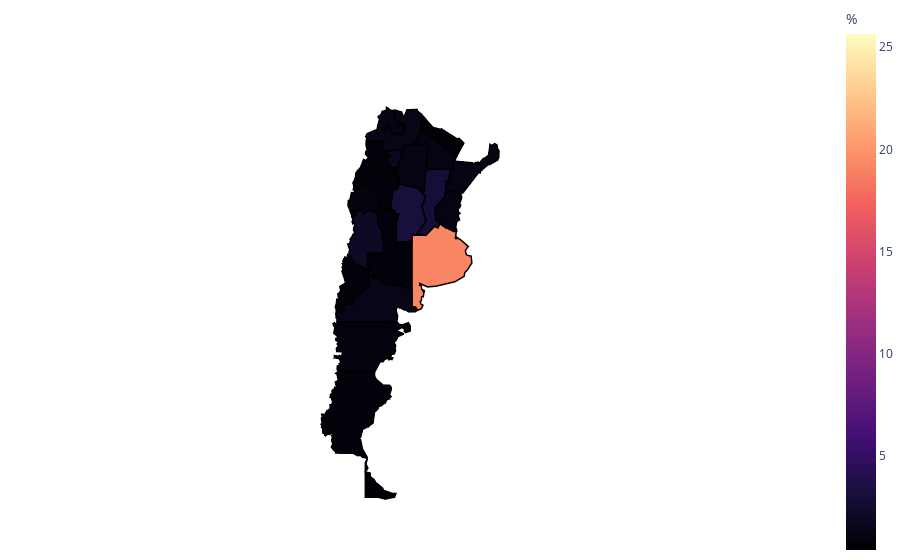

Notebook source saved alongside this figure:
### Code cell
provincias={'Ciudad Autónoma de Buenos Aires':'Capital Federal',
 'Provincia de Buenos Aires':'Buenos Aires',
 'Provincia de Catamarca':'Catamarca',
 'Provincia de Corrientes':'Corrientes',
 'Provincia de Córdoba':'Córdoba',
 'Provincia de Entre Ríos':'Entre Ríos',
 'Provincia de Formosa':'Formosa',
 'Provincia de Jujuy':'Jujuy',
 'Provincia de La Pampa':'La Pampa',
 'Provincia de La Rioja':'La Rioja',
 'Provincia de Mendoza':'Mendoza',
 'Provincia de Misiones':'Misiones',
 'Provincia de Río Negro':'Río Negro',
 'Provincia de Salta':'Salta',
 'Provincia de San Juan':'San Juan',
 'Provincia de San Luis':'San Luis',
 'Provincia de Santa Cruz':'Santa Cruz',
 'Provincia de Santa Fe':'Santa Fe',
 'Provincia de Santiago del Estero':'Santiago del Estero',
 'Provincia de Tierra del Fuego, Antártida e Islas del Atlántico Sur':'Tierra del Fuego, Antártida e Islas del Atlántico Sur',
 'Provincia de Tucumán':'Tucumán',
 'Provincia del Chaco':'Chaco',
 'Provincia del Chubut':'Chubut',
 'Provincia del Neuquén':'Neuquén'}
df=pd.read_csv('presupuestos.csv',encoding='utf-8')

df1=df.groupby(by=['ubicacion_geografica_desc']).sum()#.reset_index()
df1['%']=100*df1['credito_vigente']/df1['credito_vigente'].sum()
extras=df1.iloc[0:4]
df1=df1.drop(index=['Binacional','No Clasificado','Interprovincial','Nacional'],)
df1=df1.reset_index()
df1['ubicacion_geografica_desc'] = df1['ubicacion_geografica_desc'].replace(provincias)


geo=json.load(open('ProvinciasArgentina.geojson', encoding='utf-8'))
provincias_geo_df = pd.json_normalize(geo['features'])
#provincias_geo_df['properties.nombre'] = 'Provincia de ' + provincias_geo_df['properties.nombre']

merged_df = provincias_geo_df.merge(df1, left_on='properties.nombre', right_on='ubicacion_geografica_desc')

fig = px.choropleth_mapbox(
    merged_df,
    geojson=geo,
    locations='ubicacion_geografica_desc',
    featureidkey='properties.nombre',
    color='%', # Asegúrate de que esta columna contiene el gasto fiscal
    hover_name='properties.nombre',
    custom_data=['properties.nombre','credito_vigente','%'],
    color_continuous_scale='magma',
                           mapbox_style= "carto-positron" , # formatos de diseño del mapa : "carto-positron", "carto-positron",   "white-bg",
                           zoom=2.6, center = {"lat": -38.40, "lon": -63.60},
                           opacity=1,
                           labels={'promedio acessos por cada 100 hogares':'acceso a internet'},
                           color_discrete_sequence=["blue"],
                          )
fig.update_traces(
    marker_line_width=1.5,
    marker_line_color='black',
    hovertemplate="<br>".join([
        "<b>%{customdata[0]}</b>",  # Asegúrate de cerrar la etiqueta <b> correctamente aquí
        "Presupuesto Brindado: %{customdata[1]}",
        "Proporción en relación al presupuesto total: %{customdata[2]:.2f}%"
    ])
)
# Actualizar el layout del mapa
#fig.update_geos(fitbounds="locations", visible=False)
fig.update_layout(margin={"r":0,"t":0,"l":0,"b":0})
fig.update_layout(
    mapbox=dict(
        center={"lat": -38.4161, "lon": -63.6167},
        style="white-bg",
        zoom=2.65,
        layers=[
            dict(
                below='traces',
                type='fill',
                source=geo,
                color="lightblue"
            )
        ]
    ),
    showlegend=False,
    margin=dict(t=0, b=0, l=0, r=0),
    geo=dict(
        showland=False,  # No mostrar etiquetas de países
        showcountries=False,  # No mostrar bordes de países
    )
)

fig.show()

### Figure 1 — Plotly figure (JSON) as saved in the notebook; plotly's stock layout.template omitted (floating-point values rounded to 4 significant figures; data arrays with more than 128 entries replaced by an {"elided": "..."} marker saying what was removed)
{"data": [{"coloraxis": "coloraxis", "customdata": [["Tucumán", 1022000.0, 1.854], ["Santiago del Estero", 643700.0, 1.168], ["Salta", 748300.0, 1.357], ["Jujuy", 628100.0, 1.139], ["Formosa", 301500.0, 0.5469], ["Chaco", 617300.0, 1.12], ["Misiones", 684300.0, 1.241], ["Corrientes", 640000.0, 1.161], ["Catamarca", 419900.0, 0.7618], ["Córdoba", 1759000.0, 3.19], ["Santa Fe", 1664000.0, 3.018], ["Entre Ríos", 647500.0, 1.175], ["Buenos Aires", 10590000.0, 19.21], ["La Pampa", 412400.0, 0.7481], ["La Rioja", 388300.0, 0.7043], ["San Juan", 503900.0, 0.914], ["San Luis", 436000.0, 0.7908], ["Mendoza", 1137000.0, 2.063], ["Neuquén", 418800.0, 0.7596], ["Río Negro", 729500.0, 1.323], ["Chubut", 478000.0, 0.8671], ["Santa Cruz", 415200.0, 0.7531], ["Tierra del Fuego", 229100.0, 0.4155], ["Capital Federal", 14140000.0, 25.65]], "featureidkey": "properties.nombre", "geojson": {"features": [{"geometry": {"coordinates": [[[-66.2, -26.63], [-66.05, -26.65], [-65.83, -26.73], [-65.9, -26.92], [-66.18, -27.27], [-65.61, -27.99], [-65.43, -27.9], [-65.04, -27.9], [-64.47, -26.29], [-65.37, -26.08], [-65.85, -26.31], [-66.12, -26.21], [-66.2, -26.63]]], "type": "Polygon"}, "properties": {"nombre": "Tucumán"}, "type": "Feature"}, {"geometry": {"coordinates": [[[-64.42, -26.28], [-65.04, -27.89], [-65.18, -27.93], [-65.08, -28.74], [-64.88, -28.8], [-64.82, -29.51], [-62.8, -29.87], [-62.09, -30.44], [-61.59, -25.67], [-64.22, -25.65], [-64.42, -26.28]]], "type": "Polygon"}, "properties": {"nombre": "Santiago del Estero"}, "type": "Feature"}, {"geometry": {"coordinates": [[[-66.12, -26.21], [-65.85, -26.32], [-65.38, -26.06], [-64.47, -26.29], [-64.22, -25.64], [-63.46, -25.66], [-62.34, -24.4], [-62.35, -22.49], [-62.81, -22.16], [-62.82, -22.0], [-63.95, -22.03], [-64.31, -22.85], [-64.56, -22.27], [-65.24, -22.1], [-65.28, -22.93], [-64.43, -23.62], [-64.36, -23.49], [-64.17, -23.5], [-64.18, -24.23], [-64.64, -24.6], [-64.83, -24.45], [-64.95, -24.6], [-65.65, -24.4], [-65.74, -24.1], [-65.99, -23.97], [-65.95, -23.51], [-66.23, -23.43], [-66.47, -24.21], [-67.23, -23.69], [-67.31, -24.07], [-68.4, -24.49], [-68.58, -24.79], [-68.38, -25.09], [-68.5, -25.18], [-66.61, -25.29], [-66.53, -25.39], [-66.69, -25.71], [-66.88, -25.74], [-66.85, -26.02], [-66.39, -26.4], [-66.21, -26.14], [-66.12, -26.21]]], "type": "Polygon"}, "properties": {"nombre": "Salta"}, "type": "Feature"}, {"geometry": {"coordinates": [[[-67.23, -23.69], [-66.48, -24.21], [-66.21, -23.43], [-65.95, -23.51], [-66.01, -23.96], [-65.74, -24.09], [-65.65, -24.39], [-64.97, -24.59], [-64.85, -24.46], [-64.67, -24.6], [-64.2, -24.2], [-64.19, -23.49], [-64.36, -23.49], [-64.43, -23.61], [-65.29, -22.93], [-65.25, -22.1], [-65.75, -22.1], [-66.24, -21.77], [-66.3, -22.1], [-66.73, -22.21], [-66.79, -22.42], [-67.01, -22.52], [-67.03, -22.66], [-67.15, -22.7], [-67.19, -22.81], [-67.03, -22.99], [-67.23, -23.69]]], "type": "Polygon"}, "properties": {"nombre": "Jujuy"}, "type": "Feature"}, {"geometry": {"coordinates": [[[-62.36, -24.09], [-58.4, -26.8], [-57.59, -25.44], [-58.14, -24.97], [-58.34, -25.03], [-60.1, -24.01], [-60.23, -24.05], [-61.06, -23.85], [-61.37, -23.48], [-62.4, -22.43], [-62.36, -24.09]]], "type": "Polygon"}, "properties": {"nombre": "Formosa"}, "type": "Feature"}, {"geometry": {"coordinates": [[[-61.74, -27.14], [-61.66, -28.05], [-58.92, -28.03], [-58.41, -26.78], [-62.37, -24.11], [-62.33, -24.38], [-63.47, -25.66], [-61.59, -25.68], [-61.74, -27.14]]], "type": "Polygon"}, "properties": {"nombre": "Chaco"}, "type": "Feature"}, {"geometry": {"coordinates": [[[-56.04, -27.37], [-55.59, -28.17], [-54.87, -27.61], [-54.8, -27.55], [-54.72, -27.62], [-53.81, -27.17], [-53.68, -26.89], [-53.65, -26.23], [-53.83, -25.98], [-53.88, -25.65], [-54.12, -25.5], [-54.45, -25.68], [-54.65, -25.58], [-54.81, -26.66], [-55.22, -26.96], [-55.38, -26.98], [-55.62, -27.22], [-55.58, -27.29], [-55.78, -27.43], [-56.04, -27.37]]], "type": "Polygon"}, "properties": {"nombre": "Misiones"}, "type": "Feature"}, {"geometry": {"coordinates": [[[-56.03, -27.37], [-56.32, -27.41], [-56.38, -27.66], [-56.6, -27.43], [-58.71, -27.25], [-58.93, -28.15], [-59.08, -28.13], [-59.26, -29.11], [-59.57, -29.27], [-59.63, -30.41], [-58.62, -30.13], [-58.32, -30.24], [-57.83, -30.75], [-57.94, -30.52], [-57.66, -30.33], [-57.13, -29.75], [-55.92, -28.38], [-55.7, -28.46], [-55.77, -28.25], [-55.63, -28.11], [-56.03, -27.37]]], "type": "Polygon"}, "properties": {"nombre": "Corrientes"}, "type": "Feature"}, {"geometry": {"coordinates": [[[-68.51, -25.17], [-68.54, -25.63], [-68.4, -26.19], [-68.55, -26.28], [-68.6, -26.54], [-68.27, -26.93], [-68.32, -27.02], [-68.59, -27.2], [-68.72, -27.1], [-68.82, -27.09], [-69.1, -27.8], [-68.79, -27.76], [-68.61, -27.82], [-68.6, -27.73], [-68.47, -27.88], [-68.49, -27.99], [-68.09, -28.2], [-67.93, -28.11], [-67.84, -28.39], [-67.72, -28.3], [-67.15, -28.39], [-67.06, -28.26], [-66.57, -28.3], [-66.49, -28.66], [-66.37, -28.73], [-66.42, -28.82], [-65.81, -29.18], [-65.83, -29.29], [-65.72, -29.29], [-65.45, -30.13], [-65.14, -30.05], [-64.94, -29.83], [-64.96, -29.59], [-64.82, -29.56], [-64.9, -28.82], [-65.13, -28.74], [-65.18, -27.91], [-65.45, -27.91], [-65.6, -27.99], [-66.23, -27.25], [-65.91, -26.91], [-65.82, -26.73], [-66.23, -26.63], [-66.13, -26.23], [-66.24, -26.15], [-66.42, -26.4], [-66.88, -26.0], [-66.88, -25.74], [-66.72, -25.7], [-66.53, -25.41], [-66.62, -25.28], [-68.51, -25.17]]], "type": "Polygon"}, "properties": {"nombre": "Catamarca"}, "type": "Feature"}, {"geometry": {"coordinates": [[[-65.57, -30.18], [-65.79, -31.91], [-65.39, -32.06], [-65.3, -32.32], [-64.91, -32.44], [-65.14, -33.22], [-65.15, -35.01], [-63.39, -34.96], [-63.39, -34.4], [-62.89, -34.38], [-62.91, -34.4], [-61.81, -33.05], [-62.27, -31.69], [-61.87, -30.71], [-62.78, -29.92], [-64.82, -29.52], [-64.82, -29.59], [-65.0, -29.55], [-64.93, -29.82], [-65.1, -30.05], [-65.57, -30.18]]], "type": "Polygon"}, "properties": {"nombre": "Córdoba"}, "type": "Feature"}, {"geometry": {"coordinates": [[[-61.83, -28.09], [-62.12, -30.5], [-61.89, -30.69], [-62.27, -31.67], [-61.84, -33.05], [-62.89, -34.34], [-61.83, -34.38], [-60.88, -33.54], [-60.5, -33.69], [-60.25, -33.27], [-60.69, -32.98], [-60.82, -31.84], [-59.66, -30.69], [-59.69, -30.44], [-59.58, -29.23], [-59.28, -29.09], [-59.08, -28.14], [-58.93, -28.17], [-58.9, -27.99], [-61.83, -28.09]]], "type": "Polygon"}, "properties": {"nombre": "Santa Fe"}, "type": "Feature"}, {"geometry": {"coordinates": [[[-59.7, -30.71], [-60.82, -31.78], [-60.71, -32.99], [-60.29, -33.27], [-59.59, -33.69], [-59.52, -33.63], [-59.46, -33.73], [-59.24, -33.72], [-59.25, -33.79], [-58.86, -33.96], [-58.75, -33.95], [-58.65, -34.03], [-58.39, -34.0], [-58.5, -33.57], [-58.43, -33.54], [-58.36, -33.08], [-58.07, -32.95], [-58.23, -32.51], [-58.01, -32.32], [-58.16, -32.25], [-58.25, -31.82], [-58.07, -31.82], [-57.94, -31.56], [-58.05, -31.41], [-57.81, -30.79], [-58.25, -30.3], [-58.71, -30.11], [-59.7, -30.43], [-59.7, -30.71]]], "type": "Polygon"}, "properties": {"nombre": "Entre Ríos"}, "type": "Feature"}, {"geometry": {"coordinates": {"elided": "1x69x2 float values"}, "type": "Polygon"}, "properties": {"nombre": "Buenos Aires"}, "type": "Feature"}, {"geometry": {"coordinates": [[[-65.13, -35.94], [-68.33, -36.03], [-68.25, -36.23], [-68.29, -37.6], [-67.87, -37.67], [-67.72, -37.87], [-67.96, -38.01], [-67.65, -38.26], [-67.24, -38.2], [-67.15, -38.43], [-66.62, -38.58], [-66.62, -38.74], [-66.31, -38.79], [-66.09, -38.75], [-65.65, -38.84], [-65.57, -38.75], [-65.37, -38.87], [-65.19, -38.82], [-64.53, -38.86], [-64.03, -39.08], [-63.44, -39.35], [-63.41, -34.94], [-65.13, -35.01], [-65.13, -35.94]]], "type": "Polygon"}, "properties": {"nombre": "La Pampa"}, "type": "Feature"}, {"geometry": {"coordinates": [[[-69.1, -27.8], [-69.17, -27.98], [-69.28, -27.97], [-69.4, -28.22], [-69.5, -28.18], [-69.6, -28.39], [-69.41, -28.45], [-69.31, -28.4], [-69.21, -28.59], [-69.21, -28.73], [-68.94, -28.84], [-68.93, -29.17], [-69.03, -29.17], [-68.95, -29.44], [-69.03, -29.49], [-68.97, -29.65], [-68.91, -29.6], [-68.27, -29.75], [-68.17, -29.92], [-68.07, -29.9], [-67.6, -30.3], [-67.46, -30.56], [-67.29, -30.56], [-67.09, -30.89], [-67.16, -31.01], [-67.07, -31.05], [-67.1, -31.43], [-67.01, -31.53], [-67.04, -31.63], [-66.87, -31.63], [-66.83, -31.78], [-66.68, -31.91], [-66.35, -31.99], [-66.31, -31.91], [-66.08, -31.98], [-65.96, -31.89], [-65.81, -31.91], [-65.58, -30.18], [-65.43, -30.15], [-65.72, -29.29], [-65.84, -29.29], [-65.82, -29.18], [-66.43, -28.81], [-66.37, -28.73], [-66.49, -28.67], [-66.57, -28.31], [-67.07, -28.26], [-67.15, -28.39], [-67.73, -28.3], [-67.84, -28.39], [-67.93, -28.11], [-68.1, -28.19], [-68.5, -27.99], [-68.48, -27.87], [-68.6, -27.74], [-68.62, -27.82], [-68.79, -27.76], [-69.1, -27.8]]], "type": "Polygon"}, "properties": {"nombre": "La Rioja"}, "type": "Feature"}, {"geometry": {"coordinates": {"elided": "1x142x2 float values"}, "type": "Polygon"}, "properties": {"nombre": "San Juan"}, "type": "Feature"}, {"geometry": {"coordinates": [[[-67.27, -32.35], [-67.3, -32.45], [-67.25, -32.64], [-67.16, -32.73], [-67.26, -32.87], [-67.17, -33.47], [-66.9, -33.76], [-66.87, -33.84], [-66.68, -33.96], [-66.75, -34.23], [-66.82, -34.27], [-66.75, -34.45], [-66.75, -34.57], [-66.58, -34.84], [-66.49, -35.16], [-66.53, -35.56], [-66.58, -35.59], [-66.57, -35.66], [-66.63, -35.99], [-65.14, -35.93], [-65.16, -33.2], [-64.91, -32.44], [-65.31, -32.32], [-65.39, -32.06], [-65.79, -31.91], [-65.97, -31.89], [-66.08, -31.98], [-66.31, -31.91], [-66.34, -31.99], [-66.62, -31.92], [-66.79, -31.92], [-67.14, -31.84], [-67.24, -31.88], [-67.47, -31.87], [-67.45, -31.92], [-67.44, -32.01], [-67.48, -32.12], [-67.44, -32.19], [-67.28, -32.28], [-67.27, -32.35]]], "type": "Polygon"}, "properties": {"nombre": "San Luis"}, "type": "Feature"}, {"geometry": {"coordinates": {"elided": "1x109x2 float values"}, "type": "Polygon"}, "properties": {"nombre": "Mendoza"}, "type": "Feature"}, {"geometry": {"coordinates": {"elided": "1x71x2 float values"}, "type": "Polygon"}, "properties": {"nombre": "Neuquén"}, "type": "Feature"}, {"geometry": {"coordinates": {"elided": "1x83x2 float values"}, "type": "Polygon"}, "properties": {"nombre": "Río Negro"}, "type": "Feature"}, {"geometry": {"coordinates": {"elided": "1x107x2 float values"}, "type": "Polygon"}, "properties": {"nombre": "Chubut"}, "type": "Feature"}, {"geometry": {"coordinates": {"elided": "1x94x2 float values"}, "type": "Polygon"}, "properties": {"nombre": "Santa Cruz"}, "type": "Feature"}, {"geometry": {"coordinates": [[[-68.4, -52.36], [-68.62, -52.64], [-68.62, -54.93], [-67.26, -54.91], [-66.38, -55.04], [-65.35, -54.91], [-65.19, -54.69], [-65.63, -54.67], [-66.58, -54.48], [-66.71, -54.32], [-67.48, -53.96], [-67.63, -53.77], [-68.05, -53.59], [-68.09, -53.34], [-68.62, -53.25], [-68.33, -53.01], [-68.55, -52.72], [-68.4, -52.36]]], "type": "Polygon"}, "properties": {"nombre": "Tierra del Fuego"}, "type": "Feature"}, {"geometry": {"coordinates": [[[-58.41, -34.57], [-58.47, -34.53], [-58.5, -34.55], [-58.53, -34.62], [-58.53, -34.66], [-58.46, -34.71], [-58.42, -34.66], [-58.41, -34.66], [-58.41, -34.66], [-58.39, -34.66], [-58.38, -34.66], [-58.38, -34.66], [-58.37, -34.66], [-58.37, -34.65], [-58.37, -34.65], [-58.36, -34.65], [-58.36, -34.65], [-58.36, -34.64], [-58.35, -34.63], [-58.35, -34.63], [-58.34, -34.63], [-58.35, -34.6], [-58.36, -34.6], [-58.36, -34.6], [-58.37, -34.58], [-58.41, -34.57]]], "type": "Polygon"}, "properties": {"nombre": "Capital Federal"}, "type": "Feature"}], "type": "FeatureCollection"}, "hovertemplate": "<b>%{customdata[0]}</b><br>Presupuesto Brindado: %{customdata[1]}<br>Proporción en relación al presupuesto total: %{customdata[2]:.2f}%", "hovertext": ["Tucumán", "Santiago del Estero", "Salta", "Jujuy", "Formosa", "Chaco", "Misiones", "Corrientes", "Catamarca", "Córdoba", "Santa Fe", "Entre Ríos", "Buenos Aires", "La Pampa", "La Rioja", "San Juan", "San Luis", "Mendoza", "Neuquén", "Río Negro", "Chubut", "Santa Cruz", "Tierra del Fuego", "Capital Federal"], "locations": ["Tucumán", "Santiago del Estero", "Salta", "Jujuy", "Formosa", "Chaco", "Misiones", "Corrientes", "Catamarca", "Córdoba", "Santa Fe", "Entre Ríos", "Buenos Aires", "La Pampa", "La Rioja", "San Juan", "San Luis", "Mendoza", "Neuquén", "Río Negro", "Chubut", "Santa Cruz", "Tierra del Fuego", "Capital Federal"], "marker": {"line": {"color": "black", "width": 1.5}, "opacity": 1}, "name": "", "subplot": "mapbox", "type": "choroplethmapbox", "z": [1.854, 1.168, 1.357, 1.139, 0.5469, 1.12, 1.241, 1.161, 0.7618, 3.19, 3.018, 1.175, 19.21, 0.7481, 0.7043, 0.914, 0.7908, 2.063, 0.7596, 1.323, 0.8671, 0.7531, 0.4155, 25.65]}], "layout": {"coloraxis": {"colorbar": {"title": {"text": "%"}}, "colorscale": [[0, "#000004"], [0.1111, "#180f3d"], [0.2222, "#440f76"], [0.3333, "#721f81"], [0.4444, "#9e2f7f"], [0.5556, "#cd4071"], [0.6667, "#f1605d"], [0.7778, "#fd9668"], [0.8889, "#feca8d"], [1, "#fcfdbf"]]}, "geo": {"showcountries": false, "showland": false}, "legend": {"tracegroupgap": 0}, "mapbox": {"center": {"lat": -38.42, "lon": -63.62}, "domain": {"x": [0, 1], "y": [0, 1]}, "layers": [{"below": "traces", "color": "lightblue", "source": {"features": [{"geometry": {"coordinates": [[[-66.2, -26.63], [-66.05, -26.65], [-65.83, -26.73], [-65.9, -26.92], [-66.18, -27.27], [-65.61, -27.99], [-65.43, -27.9], [-65.04, -27.9], [-64.47, -26.29], [-65.37, -26.08], [-65.85, -26.31], [-66.12, -26.21], [-66.2, -26.63]]], "type": "Polygon"}, "properties": {"nombre": "Tucumán"}, "type": "Feature"}, {"geometry": {"coordinates": [[[-64.42, -26.28], [-65.04, -27.89], [-65.18, -27.93], [-65.08, -28.74], [-64.88, -28.8], [-64.82, -29.51], [-62.8, -29.87], [-62.09, -30.44], [-61.59, -25.67], [-64.22, -25.65], [-64.42, -26.28]]], "type": "Polygon"}, "properties": {"nombre": "Santiago del Estero"}, "type": "Feature"}, {"geometry": {"coordinates": [[[-66.12, -26.21], [-65.85, -26.32], [-65.38, -26.06], [-64.47, -26.29], [-64.22, -25.64], [-63.46, -25.66], [-62.34, -24.4], [-62.35, -22.49], [-62.81, -22.16], [-62.82, -22.0], [-63.95, -22.03], [-64.31, -22.85], [-64.56, -22.27], [-65.24, -22.1], [-65.28, -22.93], [-64.43, -23.62], [-64.36, -23.49], [-64.17, -23.5], [-64.18, -24.23], [-64.64, -24.6], [-64.83, -24.45], [-64.95, -24.6], [-65.65, -24.4], [-65.74, -24.1], [-65.99, -23.97], [-65.95, -23.51], [-66.23, -23.43], [-66.47, -24.21], [-67.23, -23.69], [-67.31, -24.07], [-68.4, -24.49], [-68.58, -24.79], [-68.38, -25.09], [-68.5, -25.18], [-66.61, -25.29], [-66.53, -25.39], [-66.69, -25.71], [-66.88, -25.74], [-66.85, -26.02], [-66.39, -26.4], [-66.21, -26.14], [-66.12, -26.21]]], "type": "Polygon"}, "properties": {"nombre": "Salta"}, "type": "Feature"}, {"geometry": {"coordinates": [[[-67.23, -23.69], [-66.48, -24.21], [-66.21, -23.43], [-65.95, -23.51], [-66.01, -23.96], [-65.74, -24.09], [-65.65, -24.39], [-64.97, -24.59], [-64.85, -24.46], [-64.67, -24.6], [-64.2, -24.2], [-64.19, -23.49], [-64.36, -23.49], [-64.43, -23.61], [-65.29, -22.93], [-65.25, -22.1], [-65.75, -22.1], [-66.24, -21.77], [-66.3, -22.1], [-66.73, -22.21], [-66.79, -22.42], [-67.01, -22.52], [-67.03, -22.66], [-67.15, -22.7], [-67.19, -22.81], [-67.03, -22.99], [-67.23, -23.69]]], "type": "Polygon"}, "properties": {"nombre": "Jujuy"}, "type": "Feature"}, {"geometry": {"coordinates": [[[-62.36, -24.09], [-58.4, -26.8], [-57.59, -25.44], [-58.14, -24.97], [-58.34, -25.03], [-60.1, -24.01], [-60.23, -24.05], [-61.06, -23.85], [-61.37, -23.48], [-62.4, -22.43], [-62.36, -24.09]]], "type": "Polygon"}, "properties": {"nombre": "Formosa"}, "type": "Feature"}, {"geometry": {"coordinates": [[[-61.74, -27.14], [-61.66, -28.05], [-58.92, -28.03], [-58.41, -26.78], [-62.37, -24.11], [-62.33, -24.38], [-63.47, -25.66], [-61.59, -25.68], [-61.74, -27.14]]], "type": "Polygon"}, "properties": {"nombre": "Chaco"}, "type": "Feature"}, {"geometry": {"coordinates": [[[-56.04, -27.37], [-55.59, -28.17], [-54.87, -27.61], [-54.8, -27.55], [-54.72, -27.62], [-53.81, -27.17], [-53.68, -26.89], [-53.65, -26.23], [-53.83, -25.98], [-53.88, -25.65], [-54.12, -25.5], [-54.45, -25.68], [-54.65, -25.58], [-54.81, -26.66], [-55.22, -26.96], [-55.38, -26.98], [-55.62, -27.22], [-55.58, -27.29], [-55.78, -27.43], [-56.04, -27.37]]], "type": "Polygon"}, "properties": {"nombre": "Misiones"}, "type": "Feature"}, {"geometry": {"coordinates": [[[-56.03, -27.37], [-56.32, -27.41], [-56.38, -27.66], [-56.6, -27.43], [-58.71, -27.25], [-58.93, -28.15], [-59.08, -28.13], [-59.26, -29.11], [-59.57, -29.27], [-59.63, -30.41], [-58.62, -30.13], [-58.32, -30.24], [-57.83, -30.75], [-57.94, -30.52], [-57.66, -30.33], [-57.13, -29.75], [-55.92, -28.38], [-55.7, -28.46], [-55.77, -28.25], [-55.63, -28.11], [-56.03, -27.37]]], "type": "Polygon"}, "properties": {"nombre": "Corrientes"}, "type": "Feature"}, {"geometry": {"coordinates": [[[-68.51, -25.17], [-68.54, -25.63], [-68.4, -26.19], [-68.55, -26.28], [-68.6, -26.54], [-68.27, -26.93], [-68.32, -27.02], [-68.59, -27.2], [-68.72, -27.1], [-68.82, -27.09], [-69.1, -27.8], [-68.79, -27.76], [-68.61, -27.82], [-68.6, -27.73], [-68.47, -27.88], [-68.49, -27.99], [-68.09, -28.2], [-67.93, -28.11], [-67.84, -28.39], [-67.72, -28.3], [-67.15, -28.39], [-67.06, -28.26], [-66.57, -28.3], [-66.49, -28.66], [-66.37, -28.73], [-66.42, -28.82], [-65.81, -29.18], [-65.83, -29.29], [-65.72, -29.29], [-65.45, -30.13], [-65.14, -30.05], [-64.94, -29.83], [-64.96, -29.59], [-64.82, -29.56], [-64.9, -28.82], [-65.13, -28.74], [-65.18, -27.91], [-65.45, -27.91], [-65.6, -27.99], [-66.23, -27.25], [-65.91, -26.91], [-65.82, -26.73], [-66.23, -26.63], [-66.13, -26.23], [-66.24, -26.15], [-66.42, -26.4], [-66.88, -26.0], [-66.88, -25.74], [-66.72, -25.7], [-66.53, -25.41], [-66.62, -25.28], [-68.51, -25.17]]], "type": "Polygon"}, "properties": {"nombre": "Catamarca"}, "type": "Feature"}, {"geometry": {"coordinates": [[[-65.57, -30.18], [-65.79, -31.91], [-65.39, -32.06], [-65.3, -32.32], [-64.91, -32.44], [-65.14, -33.22], [-65.15, -35.01], [-63.39, -34.96], [-63.39, -34.4], [-62.89, -34.38], [-62.91, -34.4], [-61.81, -33.05], [-62.27, -31.69], [-61.87, -30.71], [-62.78, -29.92], [-64.82, -29.52], [-64.82, -29.59], [-65.0, -29.55], [-64.93, -29.82], [-65.1, -30.05], [-65.57, -30.18]]], "type": "Polygon"}, "properties": {"nombre": "Córdoba"}, "type": "Feature"}, {"geometry": {"coordinates": [[[-61.83, -28.09], [-62.12, -30.5], [-61.89, -30.69], [-62.27, -31.67], [-61.84, -33.05], [-62.89, -34.34], [-61.83, -34.38], [-60.88, -33.54], [-60.5, -33.69], [-60.25, -33.27], [-60.69, -32.98], [-60.82, -31.84], [-59.66, -30.69], [-59.69, -30.44], [-59.58, -29.23], [-59.28, -29.09], [-59.08, -28.14], [-58.93, -28.17], [-58.9, -27.99], [-61.83, -28.09]]], "type": "Polygon"}, "properties": {"nombre": "Santa Fe"}, "type": "Feature"}, {"geometry": {"coordinates": [[[-59.7, -30.71], [-60.82, -31.78], [-60.71, -32.99], [-60.29, -33.27], [-59.59, -33.69], [-59.52, -33.63], [-59.46, -33.73], [-59.24, -33.72], [-59.25, -33.79], [-58.86, -33.96], [-58.75, -33.95], [-58.65, -34.03], [-58.39, -34.0], [-58.5, -33.57], [-58.43, -33.54], [-58.36, -33.08], [-58.07, -32.95], [-58.23, -32.51], [-58.01, -32.32], [-58.16, -32.25], [-58.25, -31.82], [-58.07, -31.82], [-57.94, -31.56], [-58.05, -31.41], [-57.81, -30.79], [-58.25, -30.3], [-58.71, -30.11], [-59.7, -30.43], [-59.7, -30.71]]], "type": "Polygon"}, "properties": {"nombre": "Entre Ríos"}, "type": "Feature"}, {"geometry": {"coordinates": {"elided": "1x69x2 float values"}, "type": "Polygon"}, "properties": {"nombre": "Buenos Aires"}, "type": "Feature"}, {"geometry": {"coordinates": [[[-65.13, -35.94], [-68.33, -36.03], [-68.25, -36.23], [-68.29, -37.6], [-67.87, -37.67], [-67.72, -37.87], [-67.96, -38.01], [-67.65, -38.26], [-67.24, -38.2], [-67.15, -38.43], [-66.62, -38.58], [-66.62, -38.74], [-66.31, -38.79], [-66.09, -38.75], [-65.65, -38.84], [-65.57, -38.75], [-65.37, -38.87], [-65.19, -38.82], [-64.53, -38.86], [-64.03, -39.08], [-63.44, -39.35], [-63.41, -34.94], [-65.13, -35.01], [-65.13, -35.94]]], "type": "Polygon"}, "properties": {"nombre": "La Pampa"}, "type": "Feature"}, {"geometry": {"coordinates": [[[-69.1, -27.8], [-69.17, -27.98], [-69.28, -27.97], [-69.4, -28.22], [-69.5, -28.18], [-69.6, -28.39], [-69.41, -28.45], [-69.31, -28.4], [-69.21, -28.59], [-69.21, -28.73], [-68.94, -28.84], [-68.93, -29.17], [-69.03, -29.17], [-68.95, -29.44], [-69.03, -29.49], [-68.97, -29.65], [-68.91, -29.6], [-68.27, -29.75], [-68.17, -29.92], [-68.07, -29.9], [-67.6, -30.3], [-67.46, -30.56], [-67.29, -30.56], [-67.09, -30.89], [-67.16, -31.01], [-67.07, -31.05], [-67.1, -31.43], [-67.01, -31.53], [-67.04, -31.63], [-66.87, -31.63], [-66.83, -31.78], [-66.68, -31.91], [-66.35, -31.99], [-66.31, -31.91], [-66.08, -31.98], [-65.96, -31.89], [-65.81, -31.91], [-65.58, -30.18], [-65.43, -30.15], [-65.72, -29.29], [-65.84, -29.29], [-65.82, -29.18], [-66.43, -28.81], [-66.37, -28.73], [-66.49, -28.67], [-66.57, -28.31], [-67.07, -28.26], [-67.15, -28.39], [-67.73, -28.3], [-67.84, -28.39], [-67.93, -28.11], [-68.1, -28.19], [-68.5, -27.99], [-68.48, -27.87], [-68.6, -27.74], [-68.62, -27.82], [-68.79, -27.76], [-69.1, -27.8]]], "type": "Polygon"}, "properties": {"nombre": "La Rioja"}, "type": "Feature"}, {"geometry": {"coordinates": {"elided": "1x142x2 float values"}, "type": "Polygon"}, "properties": {"nombre": "San Juan"}, "type": "Feature"}, {"geometry": {"coordinates": [[[-67.27, -32.35], [-67.3, -32.45], [-67.25, -32.64], [-67.16, -32.73], [-67.26, -32.87], [-67.17, -33.47], [-66.9, -33.76], [-66.87, -33.84], [-66.68, -33.96], [-66.75, -34.23], [-66.82, -34.27], [-66.75, -34.45], [-66.75, -34.57], [-66.58, -34.84], [-66.49, -35.16], [-66.53, -35.56], [-66.58, -35.59], [-66.57, -35.66], [-66.63, -35.99], [-65.14, -35.93], [-65.16, -33.2], [-64.91, -32.44], [-65.31, -32.32], [-65.39, -32.06], [-65.79, -31.91], [-65.97, -31.89], [-66.08, -31.98], [-66.31, -31.91], [-66.34, -31.99], [-66.62, -31.92], [-66.79, -31.92], [-67.14, -31.84], [-67.24, -31.88], [-67.47, -31.87], [-67.45, -31.92], [-67.44, -32.01], [-67.48, -32.12], [-67.44, -32.19], [-67.28, -32.28], [-67.27, -32.35]]], "type": "Polygon"}, "properties": {"nombre": "San Luis"}, "type": "Feature"}, {"geometry": {"coordinates": {"elided": "1x109x2 float values"}, "type": "Polygon"}, "properties": {"nombre": "Mendoza"}, "type": "Feature"}, {"geometry": {"coordinates": {"elided": "1x71x2 float values"}, "type": "Polygon"}, "properties": {"nombre": "Neuquén"}, "type": "Feature"}, {"geometry": {"coordinates": {"elided": "1x83x2 float values"}, "type": "Polygon"}, "properties": {"nombre": "Río Negro"}, "type": "Feature"}, {"geometry": {"coordinates": {"elided": "1x107x2 float values"}, "type": "Polygon"}, "properties": {"nombre": "Chubut"}, "type": "Feature"}, {"geometry": {"coordinates": {"elided": "1x94x2 float values"}, "type": "Polygon"}, "properties": {"nombre": "Santa Cruz"}, "type": "Feature"}, {"geometry": {"coordinates": [[[-68.4, -52.36], [-68.62, -52.64], [-68.62, -54.93], [-67.26, -54.91], [-66.38, -55.04], [-65.35, -54.91], [-65.19, -54.69], [-65.63, -54.67], [-66.58, -54.48], [-66.71, -54.32], [-67.48, -53.96], [-67.63, -53.77], [-68.05, -53.59], [-68.09, -53.34], [-68.62, -53.25], [-68.33, -53.01], [-68.55, -52.72], [-68.4, -52.36]]], "type": "Polygon"}, "properties": {"nombre": "Tierra del Fuego"}, "type": "Feature"}, {"geometry": {"coordinates": [[[-58.41, -34.57], [-58.47, -34.53], [-58.5, -34.55], [-58.53, -34.62], [-58.53, -34.66], [-58.46, -34.71], [-58.42, -34.66], [-58.41, -34.66], [-58.41, -34.66], [-58.39, -34.66], [-58.38, -34.66], [-58.38, -34.66], [-58.37, -34.66], [-58.37, -34.65], [-58.37, -34.65], [-58.36, -34.65], [-58.36, -34.65], [-58.36, -34.64], [-58.35, -34.63], [-58.35, -34.63], [-58.34, -34.63], [-58.35, -34.6], [-58.36, -34.6], [-58.36, -34.6], [-58.37, -34.58], [-58.41, -34.57]]], "type": "Polygon"}, "properties": {"nombre": "Capital Federal"}, "type": "Feature"}], "type": "FeatureCollection"}, "type": "fill"}], "style": "white-bg", "zoom": 2.65}, "margin": {"b": 0, "l": 0, "r": 0, "t": 0}, "showlegend": false}}
